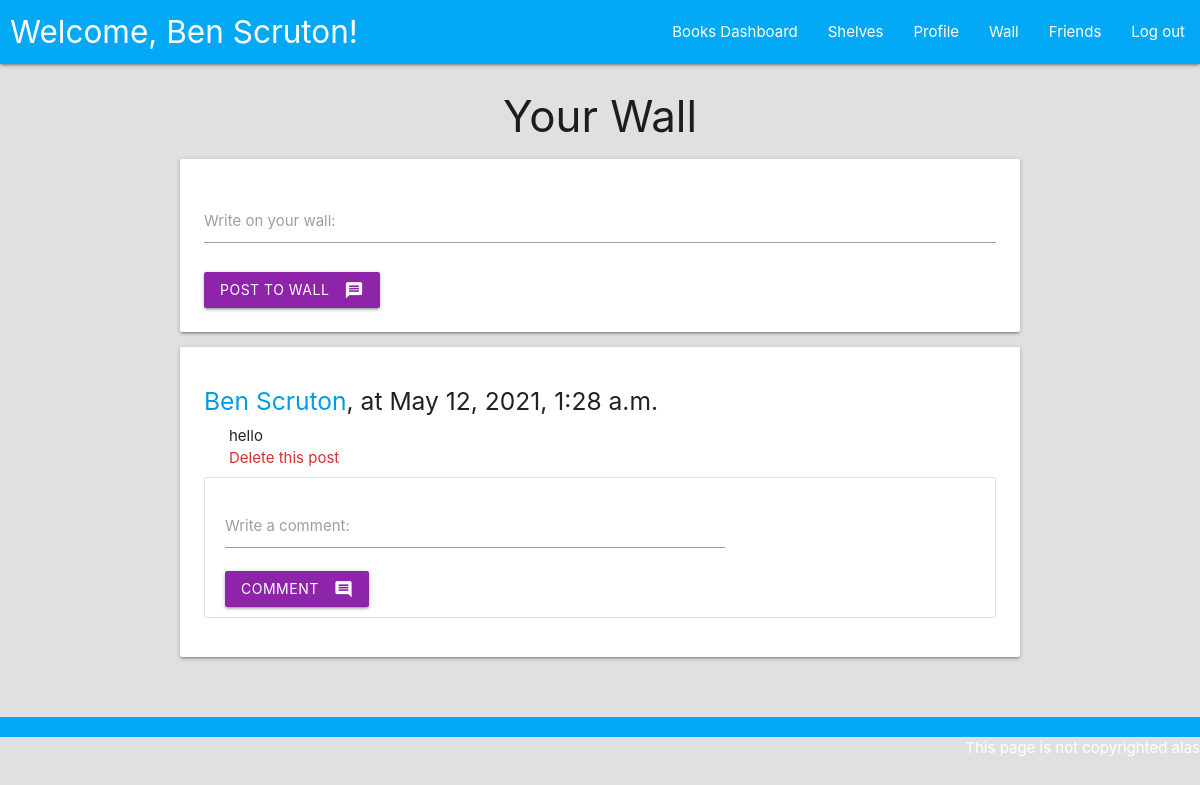
The page /users/1/wall (signed in) on the database as committed earlier.
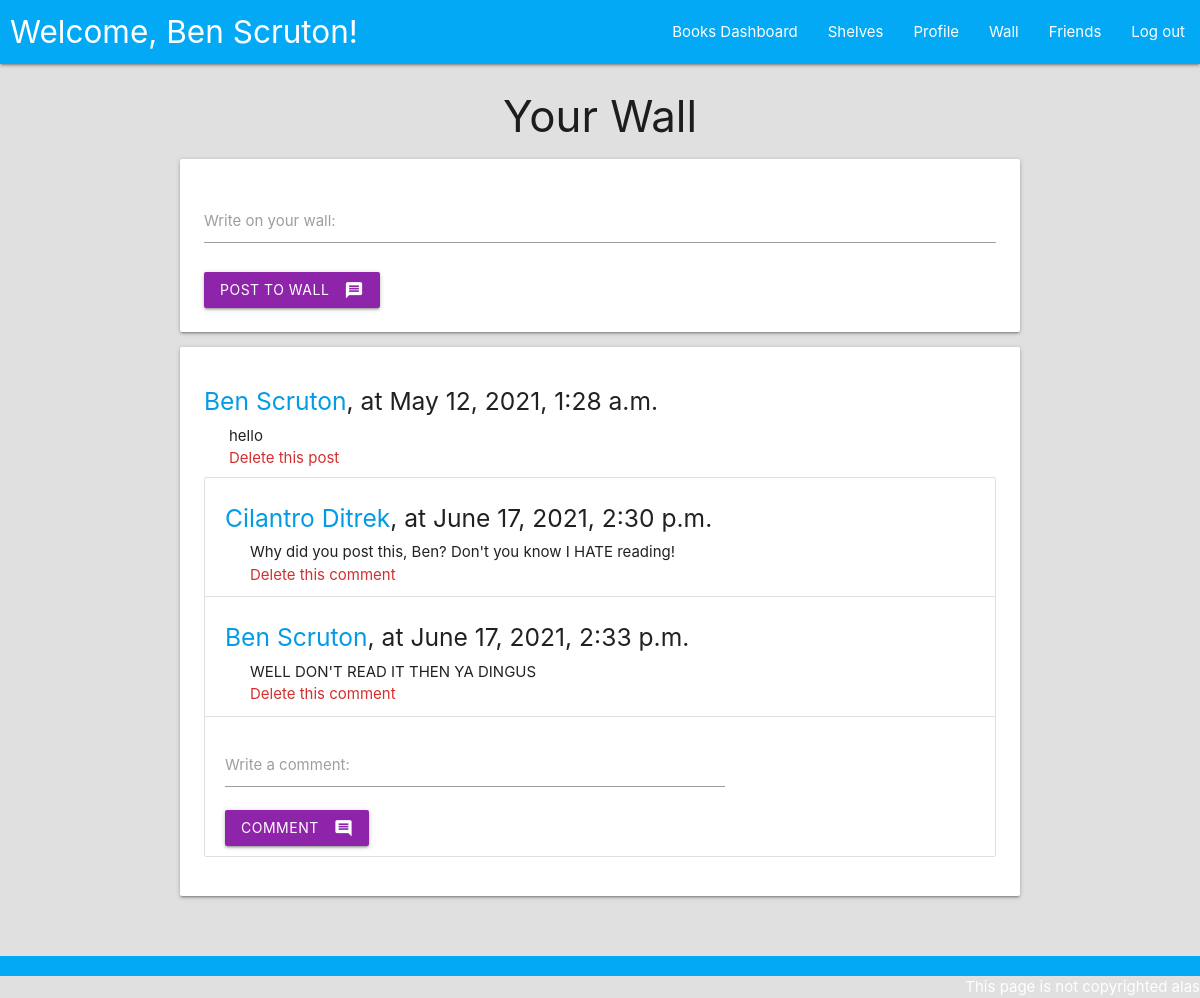
The same page on the database as committed later.
### books_app/models.py (models this page shows)
class Parent(models.Model):
    contents = models.TextField()
    created_at = models.DateTimeField(auto_now_add=True)
    updated_at = models.DateTimeField(auto_now = True)

class WallPost(Parent):
    poster = models.ForeignKey(User, related_name = "posts", on_delete = models.CASCADE)
    wall = models.ForeignKey(User, related_name = "posts_on_wall", on_delete = models.CASCADE)

class Parent(models.Model):
    contents = models.TextField()
    created_at = models.DateTimeField(auto_now_add=True)
    updated_at = models.DateTimeField(auto_now = True)

class Comment(models.Model):
    contents = models.TextField()
    commenter = models.ForeignKey(User, related_name = "comments", on_delete = models.CASCADE)
    parent = models.ForeignKey(Parent, related_name = "comments", on_delete = models.CASCADE)
    created_at = models.DateTimeField(auto_now_add=True)
    updated_at = models.DateTimeField(auto_now = True)

### login_app/models.py (models this page shows)
class User(models.Model):
    first_name = models.CharField(max_length = 255)
    last_name = models.CharField(max_length = 255)
    email = models.CharField(max_length = 255)
    username = models.CharField(max_length = 255)
    hashed_pw = models.CharField(max_length = 255)
    added_friends = models.ManyToManyField("User", related_name = "added_by")
    friends = models.ManyToManyField("User")
    created_at = models.DateTimeField(auto_now_add = True)
    updated_at = models.DateTimeField(auto_now = True)
    objects = UserManager()

### books_app/views.py (the view)
# urls.py: path("users/<int:user_id>/wall", views.show_user_wall),
def show_user_wall(request, user_id):
    this_user = User.objects.get(id=user_id)
    context = {
        "user": this_user,
        "logged_in_user": User.objects.get(id=request.session["user_id"]),
        "wallposts": WallPost.objects.filter(wall = this_user).order_by("-created_at"),
        "new_requests": check_friend_requests(request.session),
    }
    return render(request, "wall.html", context)

### books_app/views.py (called while the page is built)
def check_friend_requests(data):
    if "user_id" not in data:
        return []
    this_user = User.objects.get(id=data["user_id"])
    new_requests = []
    if (this_user.added_by.count() > this_user.friends.count()):
        for add in this_user.added_by.all():
            if add not in this_user.friends.all():
                new_requests.append(add)
    return new_requests

### books_app/templates/wall.html (shortened to what this page needs)
{% extends "base.html" %}
{% block content %}
<div class="container">
    <h3 class="center-align">
        {% if user.id == request.session.user_id %}
            Your
        {% else %}
            {{user.first_name}}'s
        {% endif %}
        Wall
    </h3>
    {% if logged_in_user in user.friends.all or user.id == request.session.user_id %}
        <div class="card">
            <form method="POST" action="/users/{{user.id}}/add_wallpost" class="card-content">
                <div class="input-field">
                    <label for="add_post">Write on {% if user.id == request.session.user_id %}your{% else %}{{user.first_name}}'s{% endif%} wall:</label>
                    <textarea class="wallpost materialize-textarea" name="add_post" id="add_post"></textarea>
                </div>
                <button type="submit" class="btn purple darken-1 waves-effect waves-light">
                    Post to wall<i class="material-icons right">message</i>
                </button>
            </form>
        </div>
        {% for post in wallposts %}
        <div class="card">
            <div class="card-content">
                <h5><a href="/users/{{post.poster.id}}">{{post.poster.first_name}} {{post.poster.last_name}}</a>, at {{post.created_at}}</h5>
                <p class="wallpost" style="margin-left: 25px;">{{post.contents}}</p>
                {% if post.poster.id == request.session.user_id or post.wall.id == request.session.user_id %}
                    <p style="margin-left: 25px;">
                        <a href="/posts/{{post.id}}/delete" class="red-text text-darken-2">Delete this post</a>
                    </p>
                {% endif %}
                <ul class="collection">
                    {% for comment in post.comments.all %}
                    <li class="collection-item">
                        <h5><a href="/users/{{comment.commenter.id}}">{{comment.commenter.first_name}} {{comment.commenter.last_name}}</a>, at {{comment.created_at}}</h5>
                        <p class="comment" style="margin-left: 25px;">{{comment.contents}}</p>
                        {% if comment.commenter.id == request.session.user_id or post.wall.id == request.session.user_id %}
                            <p style="margin-left: 25px;">
                                <a href="/comments/{{comment.id}}/delete" class="red-text text-darken-2">Delete this comment</a>
                            </p>
                        {% endif %}
                    </li>
                    {% endfor %}
                    <form method="POST" action="/posts/{{post.id}}/add_comment" class="collection-item">
                        <div class="input-field row">
                            <label for="comment">Write a comment:</label>
                            <textarea class="materialize-textarea col s8" name="comment" id="comment"></textarea>
                        </div>
                        <button type="submit" class="btn purple darken-1 waves-effect waves-light">
                            Comment<i class="material-icons right">comment</i>
                        </button>
                    </form>
                </ul>
            </div>
        </div>
        {% endfor %}
    {% else %}
        <p class="center-align"><a href="/users/{{user.id}}">Add this user as a friend</a> to see their wall!</p>
    {% endif %}
</div>
{% endblock %}

Rows that differ between the two databases and show on the page:
added Comment: commenter.first_name "Cilantro", commenter.last_name "Ditrek", created_at "June 17, 2021, 2:30 p.m.", contents "Why did you post this, Ben? Don't you know I HATE reading!"
added Comment: commenter.first_name "Ben", commenter.last_name "Scruton", created_at "June 17, 2021, 2:33 p.m.", contents "WELL DON'T READ IT THEN YA DINGUS"
